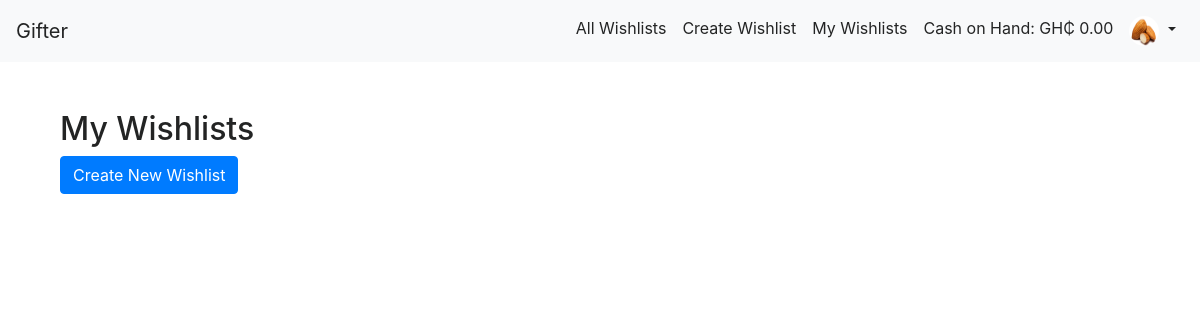
The page /wishlists/ (signed in) on the database its author committed.
### main/models.py (models this page shows, shortened)
class User(AbstractUser):
    name = models.CharField(max_length=150)
    email = models.EmailField(unique=True)
    phone_number = models.CharField(max_length=20)
    profile_picture = models.ImageField(upload_to='uploads/profiles/', null=True, blank=True)
    cash_on_hand = models.FloatField(default=0.00)
    email_confirmed = models.BooleanField(default=False)
    phone_confirmed = models.BooleanField(default=False)
    phone_confirmation_pin = models.CharField(max_length=6, blank=True, null=True)
    groups = models.ManyToManyField(
        'auth.Group',
        related_name='custom_user_set',  # Add a unique related_name
        blank=True,
        help_text='The groups this user belongs to. A user will get all permissions granted to each of their groups.',
        verbose_name='groups',
    )
    user_permissions = models.ManyToManyField(
        'auth.Permission',
        related_name='custom_user_set',  # Add a unique related_name
        blank=True,
        help_text='Specific permissions for this user.',
        verbose_name='user permissions',
    )

### main/views.py (the view)
# urls.py: path('wishlists/', views.view_wishlists, name='wishlists'),
@login_required
def view_wishlists(request):
    wishlists = Wishlist.objects.filter(user=request.user)
    return render(request, 'wishlists.html', {'wishlists': wishlists})

### main/templates/wishlists.html (shortened to what this page needs)
{% extends "main_base.html" %}
{% block content %}
<div class="container">
    <h2 class="mt-5">My Wishlists</h2>
    <a href="{% url 'create_wishlist' %}" class="btn btn-primary mb-3">Create New Wishlist</a>
</div>
{% endblock %}

### templates/main_base.html (shortened to what this page needs)
<!DOCTYPE html>
<html lang="en">
<head>
    <link href="https://stackpath.bootstrapcdn.com/bootstrap/4.5.2/css/bootstrap.min.css" rel="stylesheet">
    {% load static %}
    <link href="{% static 'css/styles.css' %}" rel="stylesheet">
    {% load widget_tweaks %}
</head>
<body class="theme-light">
    <nav class="navbar navbar-expand-lg">
        <a class="navbar-brand" href="{% url 'home' %}">Gifter</a>
        <div class="collapse navbar-collapse" id="navbarNav">
            <ul class="navbar-nav ml-auto">
                <li class="nav-item">
                    <a class="nav-link" href="{% url 'all_wishlists' %}">All Wishlists</a>
                </li>
                {% if user.is_authenticated %}
                    <li class="nav-item">
                        <a class="nav-link" href="{% url 'create_wishlist' %}">Create Wishlist</a>
                    </li>
                    <li class="nav-item">
                        <a class="nav-link" href="{% url 'wishlists' %}">My Wishlists</a>
                    </li>
                    <li class="nav-item">
                        <span class="nav-link">Cash on Hand: GH₵ {{ user.cash_on_hand|floatformat:2 }}</span>
                    </li>
                    <li class="nav-item dropdown">
                        <a class="nav-link dropdown-toggle" href="#" id="navbarDropdown" role="button" data-toggle="dropdown" aria-haspopup="true" aria-expanded="false">
                            {% if user.profile_picture %}
                                <img src="{{ user.profile_picture.url }}" alt="{{ user.username }}'s profile picture" class="rounded-circle" width="30" height="30">
                            {% else %}
                                <img src="{{ STATIC_URL }}/default-profile.svg" alt="Profile Picture" class="rounded-circle" width="30" height="30">
                            {% endif %}
                        </a>
                    </li>
                {% endif %}
            </ul>
        </div>
    </nav>
    <div class="container">
        {% block content %}{% endblock %}
    </div>
</body>
</html>

### main/static/css/styles.css (style rules this page uses)
body.theme-light { background-color: #ffffff; color: #232424; }
body.theme-light .navbar { background-color: #f8f9fa; color: #232424; }
body.theme-light .navbar .navbar-brand, body.theme-light .navbar .nav-link, body.theme-light .navbar .dropdown-toggle { color: #232424; }

### rows shown on the page
User: cash_on_hand "0.00", profile_picture (picture)
